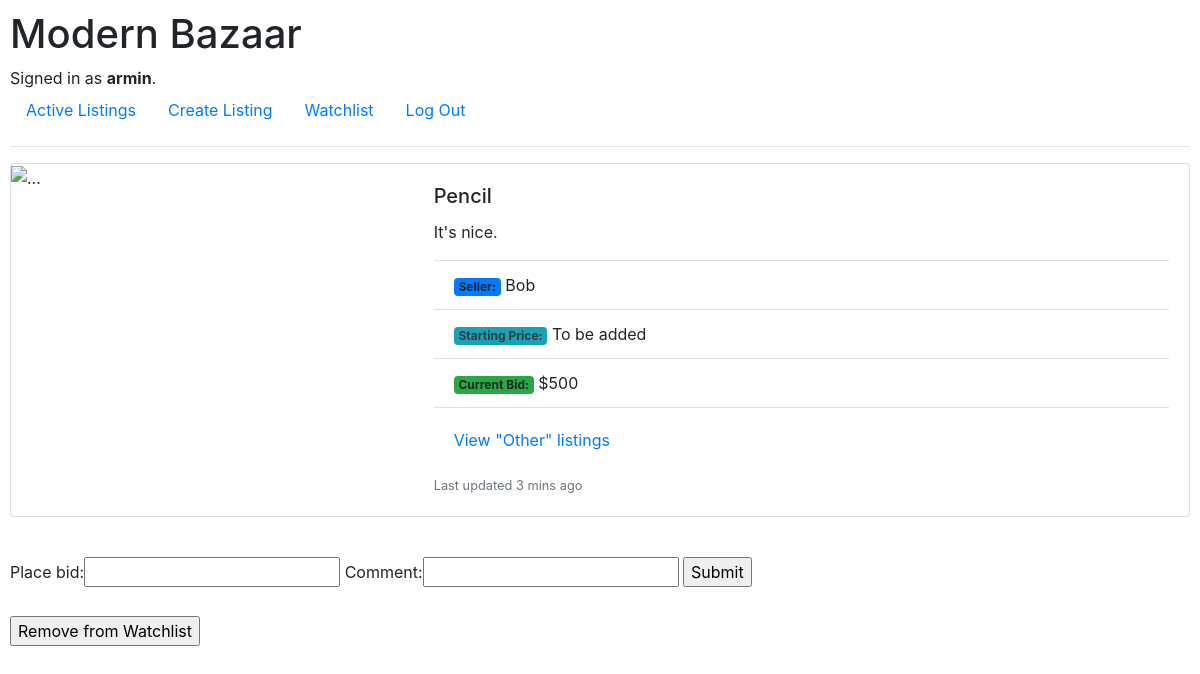
/7 (signed in), run on the app's committed database.
### auctions/models.py (models this page shows, shortened)
class User(AbstractUser, models.Model):
    pass

class Listing(models.Model):
    seller = models.ForeignKey(User, on_delete=models.CASCADE, null=True) #why?
    title = models.CharField(max_length=69)
    description = models.CharField(max_length=69)
    current_bid = models.IntegerField()
    category = models.CharField(max_length=69, null=True)
    active = models.BooleanField(default=True)

### auctions/views.py (the view, shortened to what this page needs)
# urls.py: path("<int:listing_id>", views.listing, name="listing"),
def listing(request, listing_id):
    listing = Listing.objects.get(id=listing_id)
    bidder = User.objects.get(id= request.session['user'])
    watch_list = Watchlist.objects.filter(watcher= bidder, item= listing).exists()
    if Comment.objects.filter(item= listing).exists():   #cut this down, use query set for input
        comments = Comment.objects.filter(item= listing)
    else:
        comments = False
    return render(request, "auctions/listing.html", {
        "listing": listing,
        "form": ActionOnListing(),
        "comments": comments,
        "bidder": bidder,
        "exists": Bid.objects.filter(item= listing).exists(),
        "bids": Bid.objects.filter(item= listing),
        "watchlist": watch_list
    })

### auctions/views.py
class ActionOnListing(forms.Form):
    place_bid = forms.IntegerField(min_value=0, required=False)
    comment = forms.CharField(max_length=67, required=False)

### auctions/templates/auctions/listing.html (shortened to what this page needs)
{% extends "auctions/layout.html" %}
{% block body %}
  <div class="card mb-3" style="max-width: 1200px;">
    <div class="row g-0">
      <div class="col-md-4">
        <img src="..." class="img-fluid rounded-start" alt="...">
      </div>
      <div class="col-md-8">
        <div class="card-body">
          <h5 class="card-title">{{ listing.title }}</h5>
          <ul class="list-group list-group-flush">
            <p class="card-text">{{ listing.description }}</p>
            <li class="list-group-item"><span class="badge bg-primary">Seller:</span> {{ listing.seller }}</li>
            <li class="list-group-item"><span class="badge bg-info text-dark">Starting Price:</span> To be added</li>
            <li class="list-group-item"><span class="badge bg-success">Current Bid:</span> ${{ listing.current_bid }}</li>
          </ul>
          <div class="card-body">
            <a href="{% url 'category' listing.category %}" class="card-link">View "{{ listing.category }}" listings</a>
          </div>
          <p class="card-text"><small class="text-muted">Last updated 3 mins ago</small></p>
        </div>
      </div>
    </div>
  </div>
  <br>
    {% if listing.active %}
        {% if listing.seller != bidder %}
            <form action="{% url 'listing' listing.id %}" method="post">
                {{ form }}
            <input type="submit" name="form" >
            </form>
            {% if watchlist == False %}
                <form action="{% url 'listing' listing.id %}" method="post">
                    {% csrf_token %}
                    <br>
                    <input type="submit" value="Add to Watchlist" name="watchlist">
                </form>
            {% else %}
                <form action="{% url 'listing' listing.id %}" method="post">
                    <br>
                    <input type="submit" value="Remove from Watchlist" name="remove-watchlist">
                </form>
            {% endif %}
        {% else %}
            <form action="{% url 'listing' listing.id %}" method="post">
                {% csrf_token %}
                <br>
                <input type="submit" value="Close Auction" name= "close">
            </form>
        {% endif %}
    {% endif %}
{% endblock %}

### auctions/templates/auctions/layout.html (shortened to what this page needs)
{% load static %}
<!DOCTYPE html>
<html lang="en">
    <head>
        <link rel="stylesheet" href="https://stackpath.bootstrapcdn.com/bootstrap/4.4.1/css/bootstrap.min.css">
        <link href="{% static 'auctions/styles.css' %}" rel="stylesheet">
    </head>
    <body>
        <h1>Modern Bazaar</h1>
        <div>
            {% if user.is_authenticated %}
                Signed in as <strong>{{ user.username }}</strong>.
            {% else %}
                Not signed in.
            {% endif %}
        </div>
        <ul class="nav">
            <li class="nav-item">
                <a class="nav-link" href="{% url 'index' %}">Active Listings</a>
            </li>
            {% if user.is_authenticated %}
                <li class="nav-item">
                    <a class="nav-link" href="{% url 'create' %}">Create Listing</a>
                </li>
                <li class="nav-item">
                    <a class="nav-link" href="{% url 'watchlist' %}">Watchlist</a>
                </li>
                <li class="nav-item">
                    <a class="nav-link" href="{% url 'logout' %}">Log Out</a>
                </li>
            {% endif %}
        </ul>
        <hr>
        {% block body %}
        {% endblock %}
    </body>
</html>

### auctions/static/auctions/styles.css (style rules this page uses)
body { padding: 10px; }

### data on the page
User: username "armin"
Listing: title "Pencil", description "It's nice.", seller "Bob", current_bid "500", category "Other"
